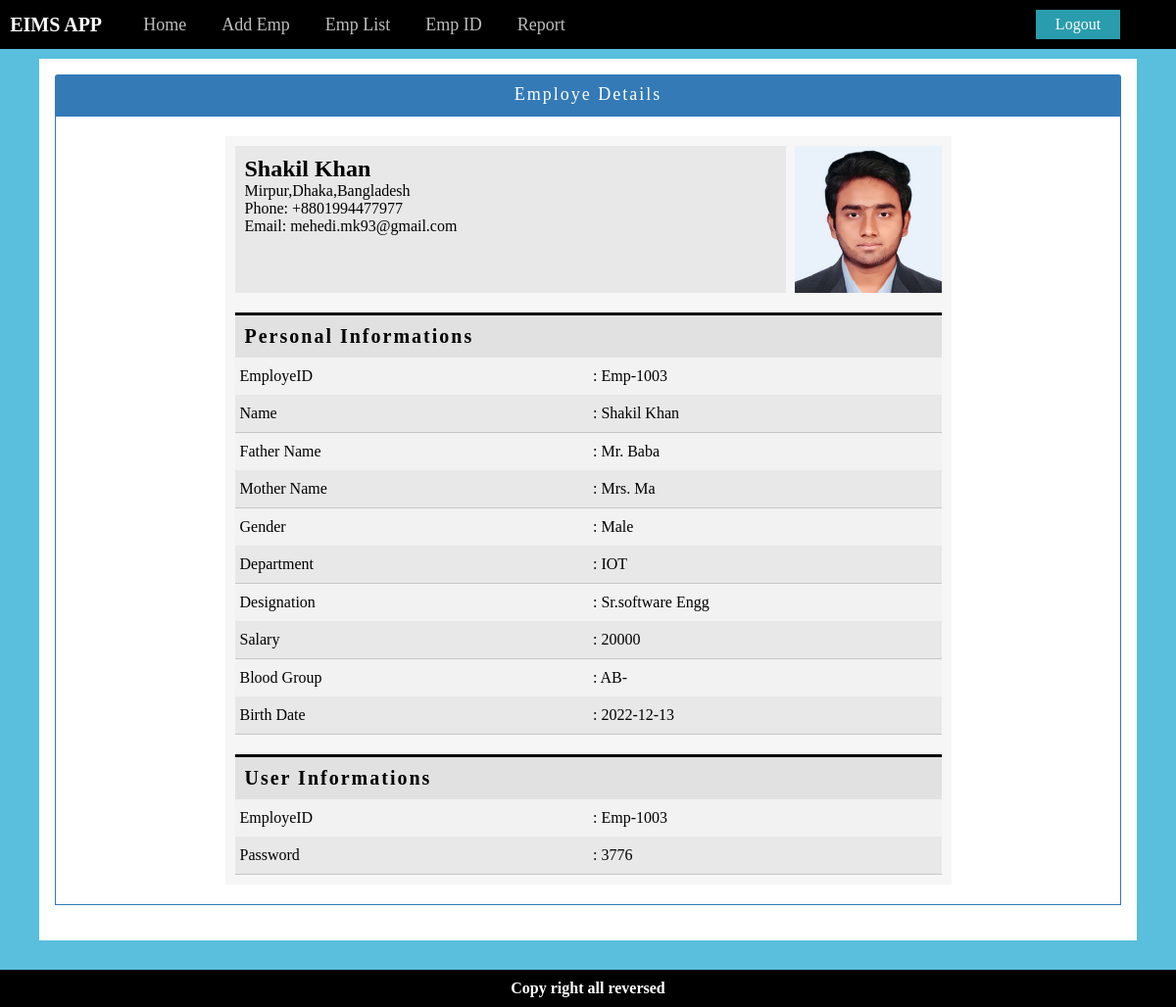
Page /details.php?details=41 (signed in) on the committed database.
### tables this page shows
CREATE TABLE `employeinfo` (
  `id` int(11) NOT NULL,
  `employeid` varchar(30) NOT NULL,
  `name` varchar(30) NOT NULL,
  `fathername` varchar(30) NOT NULL,
  `mothername` varchar(30) NOT NULL,
  `phone` varchar(30) NOT NULL,
  `email` varchar(50) NOT NULL,
  `gender` varchar(30) NOT NULL,
  `address` varchar(50) NOT NULL,
  `birthdate` varchar(50) NOT NULL,
  `department` varchar(50) NOT NULL,
  `salary` varchar(50) NOT NULL,
  `designation` varchar(50) NOT NULL,
  `bloodgroup` varchar(30) NOT NULL,
  `image` varchar(200) NOT NULL,
  `barcode` varchar(300) NOT NULL
);

CREATE TABLE `employepassword` (
  `id` int(11) NOT NULL,
  `employeid` varchar(40) NOT NULL,
  `password` varchar(40) NOT NULL
);

### details.php (the view)
<?php include 'inc/dbAndSession.php'; ?>
<?php include 'inc/header.php'; ?>
<link rel="stylesheet" type="text/css" href="css/form.css">
	<div class="container">
		<section id="body-section-main">
			<div class="row">
				<div class="col-md-12">
					<div class="body-section">
						<div class="myfrom">
							<div class="panel">
								<div class="panel-header">Employe Details</div>
								<div class="panel-body">
									<div class="row">
										<div class="col-md-12">
											<div class="emp_details">
											<div class="row">
												<div class="col-md-12">
													<?php
														if (isset($_GET['details'])) {
									                        $i = $_GET['details'];
									                        $sql2 = "SELECT * FROM employeinfo WHERE id = '$i'";
									                        $run2 = mysqli_query($cn,$sql2);
									                        $row = mysqli_fetch_array($run2);
									                        $id = $row['employeid'];
									                         $sql4 = "SELECT * FROM employepassword WHERE employeid = '$id'";
									                        $run4 = mysqli_query($cn,$sql4);
									                        $rowTwo = mysqli_fetch_array($run4);
													 ?>
													<div class="info_header">
														<h2><?php echo $row['name']; ?></h2>
														<p><?php echo $row['address'] ?></p>
														<p>Phone: <?php echo $row['phone']; ?></p>
														<p>Email: <?php echo $row['email']; ?></p>
													</div>
													<div class="emp_details_img_box">
														<img src="images/<?php echo $row['image']; ?>">
													</div>
												</div>
											</div>
											<div class="row">
												<div class="col-md-12">
													<div class="info_heading">
														<h2>Personal Informations</h2>
													</div>
													<div class="info_body">
														<table id="table_1">
															<tbody>
																<tr>
																	<td>EmployeID</td>
																	<td>: <?php echo $row['employeid'] ?></td>
																</tr>
																<tr>
																	<td>Name</td>
																	<td>: <?php echo $row['name'] ?></td>
																</tr>
																<tr>
																	<td>Father Name</td>
																	<td>: <?php echo $row['fathername'] ?></td>
																</tr>
																<tr>
																	<td>Mother Name</td>
																	<td>: <?php echo $row['mothername'] ?></td>
																</tr>
																<tr>
																	<td>Gender</td>
																	<td>: <?php echo $row['gender'] ?></td>
																</tr>
																<tr>
																	<td>Department</td>
																	<td>: <?php echo $row['department'] ?></td>
																</tr>
																<tr>
																	<td>Designation</td>
																	<td>: <?php echo $row['designation'] ?></td>
																</tr>
																<tr>
																	<td>Salary</td>
																	<td>: <?php echo $row['salary'] ?></td>
																</tr>
																<tr>
																	<td>Blood Group</td>
																	<td>: <?php echo $row['bloodgroup'] ?></td>
																</tr>
																<tr>
																	<td>Birth Date</td>
																	<td>: <?php echo $row['birthdate'] ?></td>
																</tr>
															</tbody>
														</table>
													</div>
												</div>
											</div>
											<div class="row">
												<div class="col-md-12">
													<div class="info_heading">
														<h2>User Informations</h2>
													</div>
													<div class="info_body">
														<table id="table_1">
															<?php
																if ($rowTwo) {
															 ?>
															<tbody>
																<tr>
																	<td>EmployeID</td>
																	<td>: <?php echo $rowTwo['employeid'] ?></td>
																</tr>
																<tr>
																	<td>Password</td>
																	<td>: <?php echo $rowTwo['password'] ?></td>
																</tr>
															</tbody>
														<?php }else{echo "Data Not Found!..";} ?>
														</table>
													</div>
												</div>
											</div>
											<?php } ?>
										</div>
										</div>
									</div>
								</div>
							</div>
						</div>
					</div>
				</div>
			</div>
		</section>
	</div>
<?php include 'inc/footer.php'; ?>

### css/style.css (style rules this page uses)
body { background: #59BFDC !important; }
* { box-sizing: border-box; margin: 0px; }
.container { max-width: 1140px; margin: 0 auto; }
.row { width: 100%; }
.col-md-12 { width: 100%; }
[class*="col-md-"] { float: left; padding: 10px; }
.row::after { content: ''; clear: both; display: table; }
#body-section-main { min-height: 500px; }
table { caption-side: bottom; border-collapse: collapse; }
td { padding: 10px 5px; }
table tr:nth-child(even) { background-color: #00000021;border-top: 1px solid gray;border-bottom: 1px solid gray }
table tr:nth-child(odd) { background-color: #f2f2f2; }
.emp_details { width: 741px; margin: 0 auto; background: #80808012; }
.emp_details_img_box { max-width: 150px; float: right; height: 150px; }
.emp_details_img_box img { width: 100%; height: 100%; }
.info_header { float: left; background: #8080801f; width: 562px; height: 150px; padding: 10px; }
.info_heading h2 { background: #8080802e; border-top: 3px solid black; padding:10px; font-size: 20px; letter-spacing: 2px; }
#table_1 { width: 100% !important; text-align: left; }
#table_1 td { padding: 10px 5px; width: 20%; }
#table_1 tr:nth-child(even) { background-color: #0000000f; border-top: none; border-bottom: 1px solid #80808054; }
#table_1 tr:nth-child(odd) { background-color: #f2f2f2; }

### css/form.css (style rules this page uses)
.myfrom { background: white; width: 100%; padding: 15px; margin-bottom: 20px; }
.panel { margin-bottom: 20px; background-color: #fff; border: 1px solid transparent; border-radius: 4px; }
.panel-header { color: #fff; background-color: #337ab7; border-color: #337ab7; padding: 10px 15px; border-bottom: 1px solid transparent; border-top-left-radius: 3px; border-top-right-radius: 3px; text-align: center; font-size: 18px; letter-spacing: 2px; }
.panel-body { border: 1px solid #337ab7; padding: 10px; min-height: 400px; }

### rows in the picture
employeinfo: name "Shakil Khan", address "Mirpur,Dhaka,Bangladesh", phone "+8801994477977", email "mehedi.mk93@gmail.com", image (picture), employeid "Emp-1003", fathername "Mr. Baba", mothername "Mrs. Ma", gender "Male", department "IOT", designation "Sr.software Engg", salary "20000", bloodgroup "AB-", birthdate "2022-12-13"
employepassword: employeid "Emp-1003", password "3776"
